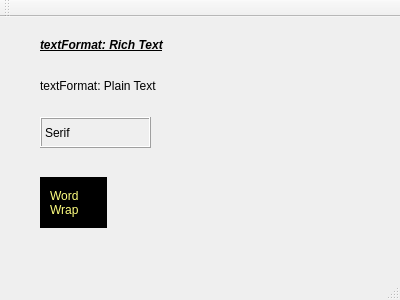
<?xml version="1.0" encoding="UTF-8"?>
<ui version="4.0">
 <class>MainWindow</class>
 <widget class="QMainWindow" name="MainWindow">
  <property name="geometry">
   <rect>
    <x>0</x>
    <y>0</y>
    <width>400</width>
    <height>300</height>
   </rect>
  </property>
  <property name="windowTitle">
   <string>MainWindow</string>
  </property>
  <widget class="QWidget" name="centralWidget">
   <widget class="QLabel" name="label">
    <property name="geometry">
     <rect>
      <x>40</x>
      <y>20</y>
      <width>291</width>
      <height>17</height>
     </rect>
    </property>
    <property name="text">
     <string>&lt;html&gt;&lt;head/&gt;&lt;body&gt;&lt;p&gt;&lt;span style=&quot; font-weight:600; font-style:italic; text-decoration: underline;&quot;&gt;textFormat: Rich Text&lt;/span&gt;&lt;/p&gt;&lt;/body&gt;&lt;/html&gt;</string>
    </property>
   </widget>
   <widget class="QLabel" name="label_2">
    <property name="geometry">
     <rect>
      <x>40</x>
      <y>60</y>
      <width>251</width>
      <height>17</height>
     </rect>
    </property>
    <property name="text">
     <string>textFormat: Plain Text</string>
    </property>
   </widget>
   <widget class="QLabel" name="label_3">
    <property name="geometry">
     <rect>
      <x>40</x>
      <y>100</y>
      <width>111</width>
      <height>31</height>
     </rect>
    </property>
    <property name="styleSheet">
     <string notr="true">font: 16pt &quot;Serif&quot;;</string>
    </property>
    <property name="frameShape">
     <enum>QFrame::Box</enum>
    </property>
    <property name="frameShadow">
     <enum>QFrame::Raised</enum>
    </property>
    <property name="text">
     <string>Serif</string>
    </property>
   </widget>
   <widget class="QLabel" name="label_4">
    <property name="geometry">
     <rect>
      <x>40</x>
      <y>160</y>
      <width>67</width>
      <height>51</height>
     </rect>
    </property>
    <property name="styleSheet">
     <string notr="true">background-color: rgb(0, 0, 0);
color: rgb(255, 255, 127);</string>
    </property>
    <property name="text">
     <string>Word Wrap</string>
    </property>
    <property name="wordWrap">
     <bool>true</bool>
    </property>
    <property name="indent">
     <number>10</number>
    </property>
   </widget>
  </widget>
  <widget class="QMenuBar" name="menuBar">
   <property name="geometry">
    <rect>
     <x>0</x>
     <y>0</y>
     <width>400</width>
     <height>25</height>
    </rect>
   </property>
  </widget>
  <widget class="QToolBar" name="mainToolBar">
   <attribute name="toolBarArea">
    <enum>TopToolBarArea</enum>
   </attribute>
   <attribute name="toolBarBreak">
    <bool>false</bool>
   </attribute>
  </widget>
  <widget class="QStatusBar" name="statusBar"/>
 </widget>
 <layoutdefault spacing="6" margin="11"/>
 <resources/>
 <connections/>
</ui>
